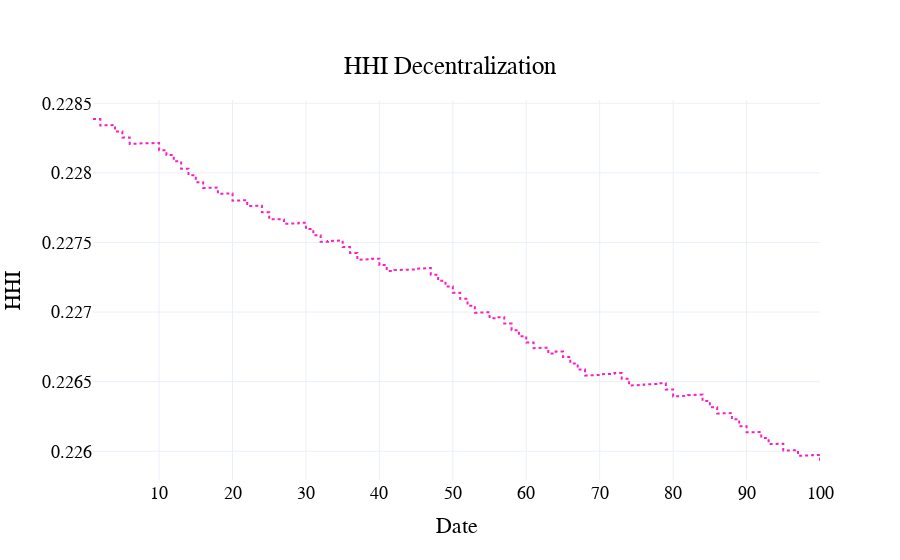

The notebook cell this image was saved under:
### Code cell
visualizations.plot_hhi(
    df,
    scenario_names={
    0: "normal",
}
)

### Figure 1 — Plotly figure (JSON) as saved in the notebook; plotly's stock layout.template omitted (floating-point values rounded to 4 significant figures; data arrays with more than 128 entries replaced by an {"elided": "..."} marker saying what was removed)
{"data": [{"line": {"color": "#FC1CBF", "dash": "dot"}, "name": "normal", "type": "scatter", "x": {"elided": "600 int values"}, "y": {"elided": "600 float values"}}], "layout": {"font": {"color": "black", "family": "Arial", "size": 18}, "hovermode": "x unified", "legend": {"font": {"color": "black", "size": 18}, "orientation": "h", "x": 0.5, "xanchor": "center", "y": -0.4, "yanchor": "bottom"}, "paper_bgcolor": "rgba(255, 255, 255, 1)", "plot_bgcolor": "rgba(255, 255, 255, 1)", "title": {"text": "HHI Decentralization", "x": 0.5, "xanchor": "center", "y": 0.9, "yanchor": "top"}, "xaxis": {"title": {"text": "Date"}}, "yaxis": {"title": {"text": "HHI"}}}}
